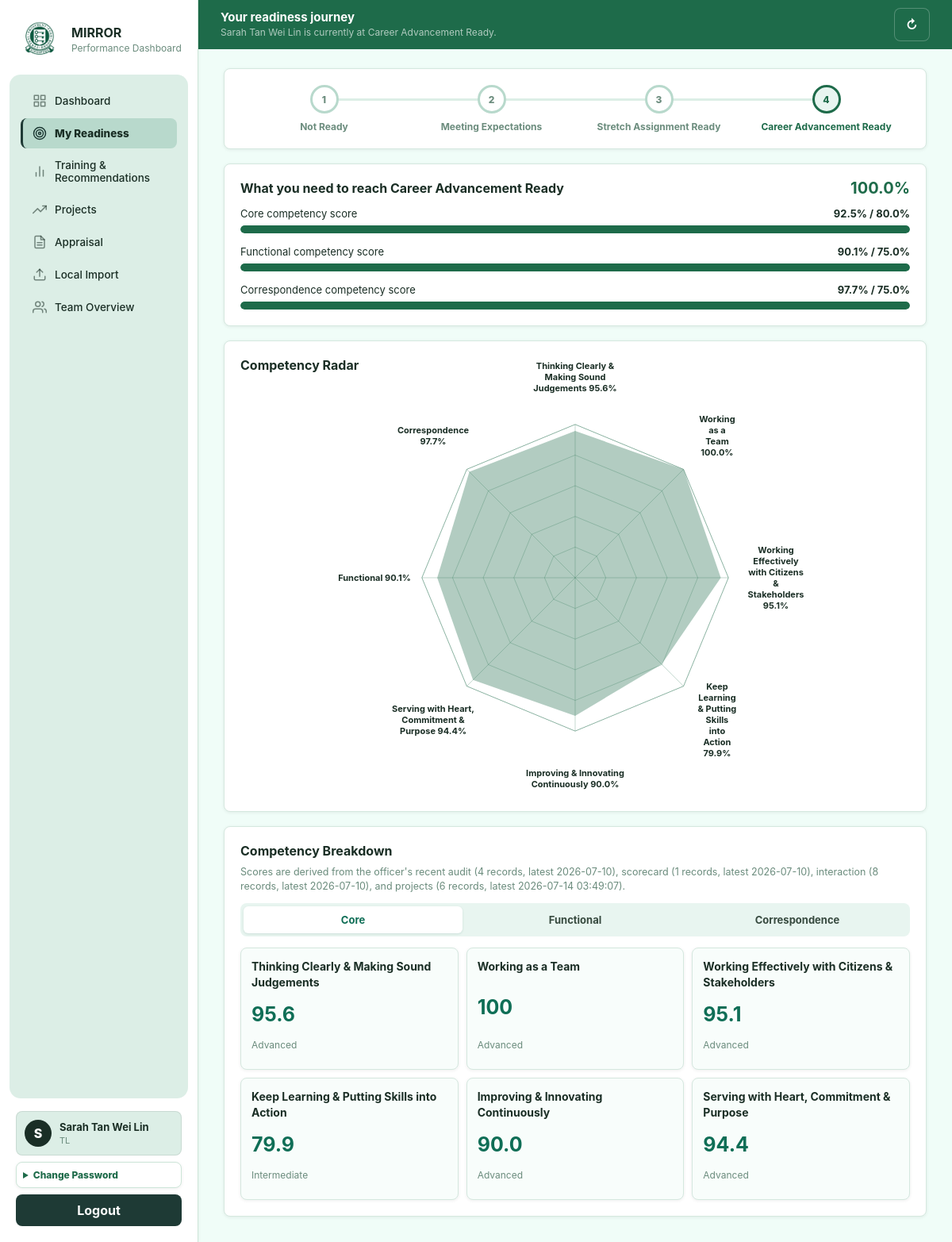
Screenshot of /readiness (signed in) with the database file from the repository.
### tables this page shows
CREATE TABLE "users" (
              id TEXT PRIMARY KEY,
              username TEXT NOT NULL UNIQUE,
              password_hash TEXT NOT NULL,
              name TEXT NOT NULL,
              role TEXT NOT NULL CHECK (role IN ('CSE', 'TL', 'CSM', 'AH', 'Admin')),
              record_version INTEGER NOT NULL DEFAULT 1,
              updated_at TEXT NOT NULL DEFAULT CURRENT_TIMESTAMP
            );

CREATE TABLE readiness_thresholds (
  stage TEXT NOT NULL,
  metric TEXT NOT NULL,
  display_name TEXT NOT NULL,
  minimum_value REAL NOT NULL,
  unit TEXT NOT NULL DEFAULT 'score',
  sequence INTEGER NOT NULL DEFAULT 1,
  PRIMARY KEY(stage, metric)
);

### app.py (the view)
@app.route("/readiness")
@login_required
def readiness_page():
    visible, officer = resolve_visible_officer()
    return render_page(
        "readiness.html",
        users=visible,
        officer=officer,
        readiness=readiness_for(officer["id"]),
        competency_groups=competency_groups(officer["id"]),
    )

### app.py (called while the page is built)
def current_user():
    user_id = session.get("user_id")
    return find_user(user_id) if user_id else None

def login_required(fn):
    @wraps(fn)
    def wrapper(*args, **kwargs):
        if not current_user():
            return redirect(url_for("login"))
        return fn(*args, **kwargs)
    return wrapper

def render_page(template_name, **page_data):
    user = current_user()
    page_data["logged_in_user"] = user
    visible = visible_users(user, list_users()) if user else []
    viewed_user_id = session.get("view_as_id")
    viewed_user = find_user(viewed_user_id) if viewed_user_id else user
    nav_user = viewed_user if user and user["role"] == "Admin" and viewed_user and viewed_user["id"] != user["id"] else user
    page_data["viewed_user"] = viewed_user
    page_data["nav_user"] = nav_user
    page_data["viewing_options"] = visible
    return render_template(template_name, **page_data)

def resolve_visible_officer():
    user = current_user()
    users = list_users()
    visible = visible_users(user, users)
    officer_id = (
        request.values.get("officer_id")
        or session.get("view_as_id")
        or user["id"]
    )
    if user["role"] == "CSE":
        officer_id = user["id"]
    officer = find_user(officer_id)
    if officer is None:
        officer = user
    if not can_view_user(user, officer):
        abort(403)
    return visible, officer

### db.py (called while the page is built)
def db_path() -> Path:
    return Path(os.getenv("MIRROR_DB_PATH", str(DEFAULT_DB))).resolve()

def connect(path: Path | None = None) -> sqlite3.Connection:
    path = path or db_path()                            ## If caller gives a path, use it. Otherwise use normal app DB path.
    path.parent.mkdir(parents=True, exist_ok=True)      ## create the folder if missing
    conn = sqlite3.connect(path)                        ## opens the DB file, if file does not exist, SQLite can create it
    conn.row_factory = sqlite3.Row                      ## makes rows accessible by column name row["username"] (instead of just index row[0])
    conn.execute("PRAGMA foreign_keys = ON")            ## turns on foreign keys
    conn.execute("PRAGMA journal_mode = WAL")           ## WAL mode helps SQLite handle read/writes more smoothly
    return conn                                         ## return the open connection

def row_to_dict(row: sqlite3.Row | None) -> dict[str, Any] | None:
    return dict(row) if row else None

### services/ai_client.py (called while the page is built)
def ai_provider() -> str:
    return os.getenv("AI_PROVIDER", "local").strip().lower()

### templates/readiness.html (shortened to what this page needs)
{% extends "base.html" %}
{% block content %}
<header class="page-header">
  <div>
    <h1>Your readiness journey</h1>
    <p>{{ officer.name }} is currently at {{ readiness.stage }}.</p>
  </div>
  <form method="post" action="{{ url_for('score_existing_evidence') }}" data-ai-loading>
    <button type="submit">↻</button>
  </form>
</header>
<section class="panel journey-panel {{ 'paused' if readiness.readiness_paused else '' }}">
  <div class="journey">
    {% for stage in readiness.stages %}
    <div class="journey-stage {{ 'active' if stage == readiness.stage else '' }}">
      <span>{{ loop.index }}</span>
      <strong>{{ stage }}</strong>
    </div>
    {% endfor %}
  </div>
</section>
<section class="panel readiness-targets {{ 'paused' if readiness.readiness_paused else '' }}">
  <div class="row-between readiness-target-header">
    <div>
      <h2>What you need to reach {{ readiness.next_stage }}</h2>
    </div>
    <strong class="readiness-total">{{ readiness.readiness_percent }}%</strong>
  </div>
  <div class="target-list">
    {% for item in readiness.measures %}
    {% set met = item.met %}
    <div class="target-row">
      <div class="row-between">
        <span>{{ item.display_name }}</span>
        <strong>
          {{ item.value }}% / {{ item.minimum_value }}%
        </strong>
      </div>
      <div class="bar {{ 'met' if met else 'unmet' }}">
        <div style="width: {{ [100, (item.value / item.minimum_value * 100 if item.minimum_value else 0)]|min }}%">
        </div>
      </div>
    </div>
    {% endfor %}
  </div>
</section>
<section class="panel readiness-radar-panel">
  <h2>Competency Radar</h2>
  <div class="radar-chart" aria-label="Core, functional, and correspondence competency scores">
    <div class="radar-data" style="clip-path: polygon({{ readiness.radar_polygon }});"></div>
    {% for item in readiness.radar_items %}
    <span class="radar-label" style="left: {{ item.label_x }}%; top: {{ item.label_y }}%;">
      {{ item.name }} {{ item.score }}%
    </span>
    {% endfor %}
  </div>
</section>
<section class="panel competency-panel">
  <h2>Competency Breakdown</h2>
  <p class="competency-rationale-note">{{ competency_groups.evidence_summary }}</p>
  <div class="competency-tabs">
    <div class="tab-labels">
      <label for="tab-core">Core</label>
      <label for="tab-functional">Functional</label>
      <label for="tab-correspondence">Correspondence</label>
    </div>
    {% for group_name, rows in competency_groups.items() if group_name != "evidence_summary" %}
    <div class="competency-grid tab-content tab-{{ group_name }}">
      {% for item in rows %}
      <details class="competency-box" data-officer-id="{{ officer.id }}" data-competency-name="{{ item.name }}">
        <summary>
          <span>{{ item.name }}</span>
          <strong>{{ item.score }}</strong>
          <small>{{ item.level }}</small>
        </summary>
      </details>
      {% endfor %}
    </div>
    {% endfor %}
  </div>
</section>
{% endblock %}

### templates/base.html (shortened to what this page needs)
<!doctype html>
<html lang="en">
<head>
  <link rel="stylesheet" href="{{ url_for('static', filename='css/app.css', v='flash-overlay-1') }}">
</head>
<body>
  {% if logged_in_user %}
  <aside class="sidebar">
    <div class="brand">
      <img class="brand-mark" src="{{ url_for('static', filename='img/cpf.jpeg') }}" alt="CPF">
      <div>
        <strong>MIRROR</strong>
        <span>Performance Dashboard</span>
      </div>
    </div>
    <nav>
      {% if nav_user.role != "Admin" %}
      <a class="{{ 'active' if request.endpoint == 'dashboard' else '' }}" href="{{ url_for('dashboard') }}">
        <span class="nav-icon"><svg viewBox="0 0 24 24"><rect x="3" y="3" width="7" height="7"></rect><rect x="14" y="3" width="7" height="7"></rect><rect x="14" y="14" width="7" height="7"></rect><rect x="3" y="14" width="7" height="7"></rect></svg></span>
        <span>Dashboard</span>
      </a>
      <a class="{{ 'active' if request.endpoint == 'readiness_page' else '' }}" href="{{ url_for('readiness_page') }}">
        <span class="nav-icon"><svg viewBox="0 0 24 24"><circle cx="12" cy="12" r="10"></circle><circle cx="12" cy="12" r="6"></circle><circle cx="12" cy="12" r="2"></circle></svg></span>
        <span>My Readiness</span>
      </a>
      <a class="{{ 'active' if request.endpoint == 'training_page' else '' }}" href="{{ url_for('training_page') }}">
        <span class="nav-icon"><svg viewBox="0 0 24 24"><line x1="18" y1="20" x2="18" y2="10"></line><line x1="12" y1="20" x2="12" y2="4"></line><line x1="6" y1="20" x2="6" y2="14"></line></svg></span>
        <span>Training & Recommendations</span>
      </a>
      <a class="{{ 'active' if request.endpoint == 'projects_page' else '' }}" href="{{ url_for('projects_page') }}">
        <span class="nav-icon"><svg viewBox="0 0 24 24"><polyline points="23 6 13.5 15.5 8.5 10.5 1 18"></polyline><polyline points="17 6 23 6 23 12"></polyline></svg></span>
        <span>Projects</span>
      </a>
      <a class="{{ 'active' if request.endpoint == 'appraisal_page' else '' }}" href="{{ url_for('appraisal_page') }}">
        <span class="nav-icon"><svg viewBox="0 0 24 24"><path d="M14 2H6a2 2 0 0 0-2 2v16a2 2 0 0 0 2 2h12a2 2 0 0 0 2-2V8z"></path><polyline points="14 2 14 8 20 8"></polyline><line x1="8" y1="13" x2="16" y2="13"></line><line x1="8" y1="17" x2="16" y2="17"></line></svg></span>
        <span>Appraisal</span>
      </a>
      <a class="{{ 'active' if request.endpoint == 'local_import_page' else '' }}" href="{{ url_for('local_import_page') }}">
        <span class="nav-icon"><svg viewBox="0 0 24 24"><path d="M21 15v4a2 2 0 0 1-2 2H5a2 2 0 0 1-2-2v-4"></path><polyline points="17 8 12 3 7 8"></polyline><line x1="12" y1="3" x2="12" y2="15"></line></svg></span>
        <span>Local Import</span>
      </a>
      {% endif %}
      {% if nav_user.role in ["TL", "CSM", "AH"] %}
      <a class="{{ 'active' if request.endpoint == 'team' else '' }}" href="{{ url_for('team') }}">
        <span class="nav-icon"><svg viewBox="0 0 24 24"><path d="M17 21v-2a4 4 0 0 0-4-4H5a4 4 0 0 0-4 4v2"></path><circle cx="9" cy="7" r="4"></circle><path d="M23 21v-2a4 4 0 0 0-3-3.87"></path><path d="M16 3.13a4 4 0 0 1 0 7.75"></path></svg></span>
        <span>Team Overview</span>
      </a>
      {% endif %}
    </nav>
    <div class="sidebar-footer">
      <div class="sidebar-profile">
        <span class="profile-avatar">{{ logged_in_user.name[:1] }}</span>
        <div>
          <strong>{{ logged_in_user.name }}</strong>
          <small>{{ logged_in_user.role }}</small>
        </div>
      </div>
      <details class="password-panel">
        <summary>Change Password</summary>
      </details>
      <form method="post" action="{{ url_for('logout') }}">
        <button class="ghost-button" type="submit">Logout</button>
      </form>
    </div>
  </aside>
  {% endif %}
  <main class="{{ 'shell' if logged_in_user else 'login-shell' }}">
    {% block content %}{% endblock %}
  </main>
</body>
</html>

### rows the page displays
users: name "S", name "Sarah Tan Wei Lin", role "TL"
readiness_thresholds: display_name "Core competency score", value "92.5", minimum_value "80.0"
readiness_thresholds: display_name "Functional competency score", value "90.1", minimum_value "75.0"
readiness_thresholds: display_name "Correspondence competency score", value "97.7", minimum_value "75.0"

### other values shown
{{ readiness.stage }} "Career Advancement Ready"
{{ stage }} "Not Ready" "Meeting Expectations" "Stretch Assignment Ready" "Career Advancement Ready"
{{ readiness.next_stage }} "Career Advancement Ready"
{{ readiness.readiness_percent }} "100.0"
{{ item.name }} "Thinking Clearly & Making Sound Judgements" "Working as a Team" "Working Effectively with Citizens & Stakeholders" "Keep Learning & Putting Skills into Action" "Improving & Innovating Continuously" "Serving with Heart, Commitment & Purpose" "Functional" "Correspondence"
{{ item.score }} "95.6" "100.0" "95.1" "79.9" "90.0" "94.4" "90.1" "97.7"
{{ item.name }} "Thinking Clearly & Making Sound Judgements" "Working as a Team" "Working Effectively with Citizens & Stakeholders" "Keep Learning & Putting Skills into Action" "Improving & Innovating Continuously" "Serving with Heart, Commitment & Purpose"
{{ item.score }} "95.6" "100" "95.1" "79.9" "90.0" "94.4"
{{ item.level }} "Advanced" "Advanced" "Advanced" "Intermediate" "Advanced" "Advanced"
